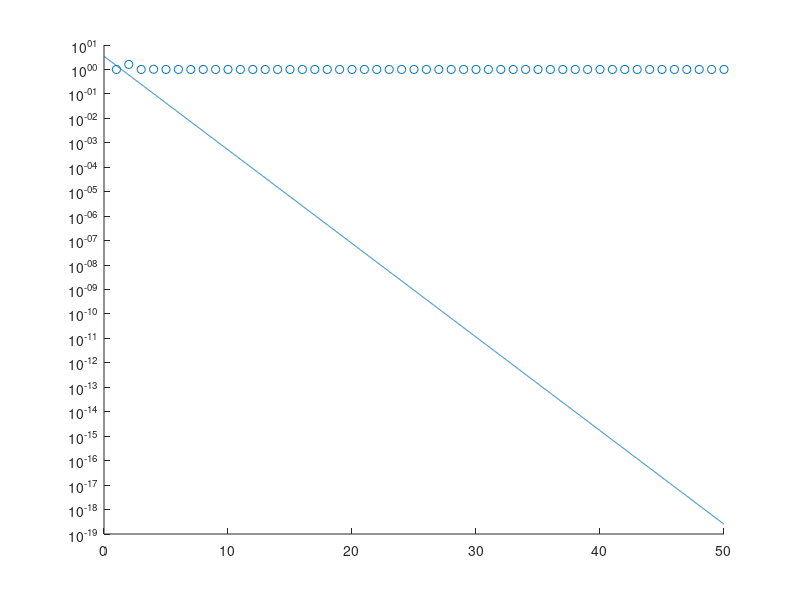

Write the MATLAB code that produced this figure.
N = 50;
theta = (0:1:N)*pi/N;
chebnodes = cos(theta);
theta2 = (0:1:2*N)*pi/N;
chebnodes2 = cos(theta2);
f = @(x)(abs(x-1i));
samples = zeros(N+1,1);
for i = 1:(N+1)
    samples(i) = f(chebnodes(i));
end
extension = zeros(2*N,1);
extension(1) = samples(1);
extension(N+1) = samples(N+1);
for i = 1:(N-1)
    extension(N+1+i) = samples(N+1-i);
    extension(N+1-i) = samples(N+1-i);
end

yhat = fft(extension)/(2*N);
ahat = zeros(N+1,1);
ahat(1) = yhat(1);
ahat(N+1) = yhat(N+1);
for i = 2:(N)
    ahat(i) = 2*yhat(i);
end

p = 1+2^0.5;
c = 3^0.5;
kvals = (0:0.01:N);
bound = 2.*c.*p.^(-kvals);
nums = (0:1:N);

hold on
scatter(nums, abs(ahat));
plot(kvals, bound);
set(gca,'YScale','log');




